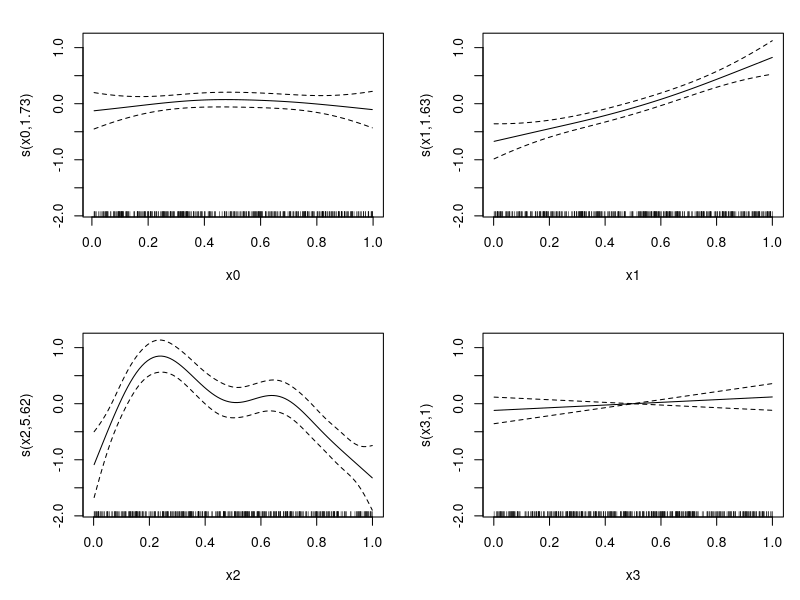

Source code (R):
library(mgcv)


### Name: betar
### Title: GAM beta regression family
### Aliases: betar
### Keywords: models regression

### ** Examples

library(mgcv)
## Simulate some beta data...
set.seed(3);n<-400
dat <- gamSim(1,n=n)
mu <- binomial()$linkinv(dat$f/4-2)
phi <- .5
a <- mu*phi;b <- phi - a;
dat$y <- rbeta(n,a,b) 

bm <- gam(y~s(x0)+s(x1)+s(x2)+s(x3),family=betar(link="logit"),data=dat)

bm
plot(bm,pages=1)
